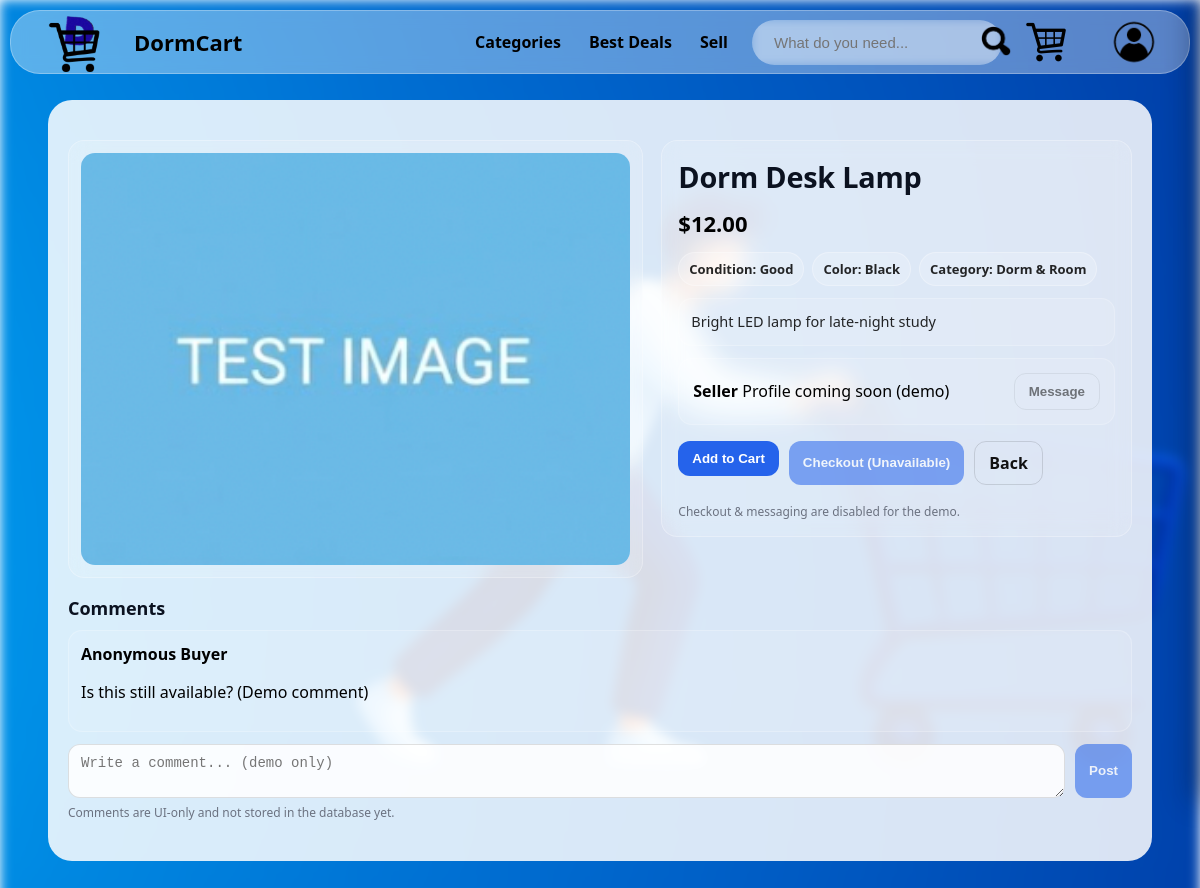
The page /product/1 (signed in) on the database its author committed.
### tables this page shows
CREATE TABLE product_images (
    id INTEGER PRIMARY KEY AUTOINCREMENT,
    product_id INTEGER NOT NULL,
    image_url TEXT NOT NULL,
    sort_order INTEGER DEFAULT 0,
    created_at TEXT DEFAULT CURRENT_TIMESTAMP,
    FOREIGN KEY (product_id) REFERENCES products(id)
);

CREATE TABLE products (
    id INTEGER PRIMARY KEY AUTOINCREMENT,
    title TEXT NOT NULL,
    description TEXT,
    price REAL NOT NULL,
    condition TEXT,
    color TEXT,
    image_url TEXT,
    seller_id INTEGER,
    is_sold INTEGER DEFAULT 0,
    created_at TEXT DEFAULT CURRENT_TIMESTAMP
    , category TEXT);

### app.py (the view)
@app.route("/product/<int:product_id>")
@login_required
def product_detail(product_id):
    conn = get_db()
    cur = conn.cursor()
    product = cur.execute(
        "SELECT * FROM products WHERE id = ?",
        (product_id,)
    ).fetchone()
    if not product:
        conn.close()
        abort(404)
    images = cur.execute(
        """
        SELECT image_url
        FROM product_images
        WHERE product_id = ?
        ORDER BY sort_order, id
        """,
        (product_id,)
    ).fetchall()
    conn.close()
    return render_template("product_detail.html", title="Product", product=product, images=images)

### app.py (called while the page is built)
def get_db():
    conn = sqlite3.connect(DB_PATH)
    conn.row_factory = sqlite3.Row
    return conn

def login_required(f):
    @wraps(f)
    def wrapper(*args, **kwargs):
        if session.get("user_id") is None:
            return redirect(url_for("login"))
        return f(*args, **kwargs)
    return wrapper

@app.context_processor
def inject_user():
    return {"current_user_id": session.get("user_id")}

### templates/product_detail.html (shortened to what this page needs)
{% extends "layout.html" %}
{% block body %}
<main class="page">
    <div class="product-wrap">
        <section class="glass gallery">
            <div class="main-img">
                {% if images and images|length > 0 %}
                    <img id="mainImage" src="{{ images[0]['image_url'] }}" alt="{{ product['title'] }}">
                {% else %}
                    <span>No image</span>
                {% endif %}
            </div>
        </section>
        <section class="glass details">
            <h1 class="title">{{ product["title"] }}</h1>
            <p class="price">${{ "%.2f"|format(product["price"]) }}</p>
            <div class="meta">
                {% if product["condition"] %}<span class="pill">Condition: {{ product["condition"] }}</span>{% endif %}
                {% if product["color"] %}<span class="pill">Color: {{ product["color"] }}</span>{% endif %}
                {% if product["category"] %}<span class="pill">Category: {{ product["category"] }}</span>{% endif %}
            </div>
            <p class="desc">
                {{ product["description"] if product["description"] else "No description provided." }}
            </p>
            <div class="seller-box">
                <div>
                    <b>Seller</b>
                    <span>Profile coming soon (demo)</span>
                </div>
                <button class="btn ghost disabled" disabled>Message</button>
            </div>
            <div class="actions">
                <form action="{{ url_for('cart_add', product_id=product['id']) }}" method="post">
                    <button class="btn" type="submit">Add to Cart</button>
                </form>
                <button class="btn disabled" disabled>Checkout (Unavailable)</button>
                <a class="btn ghost" href="{{ url_for('homepage') }}">Back</a>
            </div>
            <p class="hint">Checkout & messaging are disabled for the demo.</p>
        </section>
    </div>
    <section class="comments">
        <h2 class="section-title">Comments</h2>
        <div class="comment-list">
            <div class="comment">
                <b>Anonymous Buyer</b>
                <p>Is this still available? (Demo comment)</p>
            </div>
        </div>
        <form class="comment-form" onsubmit="return false;">
            <textarea placeholder="Write a comment... (demo only)"></textarea>
            <button class="btn disabled" disabled>Post</button>
        </form>
        <p class="hint">Comments are UI-only and not stored in the database yet.</p>
    </section>
</main>
{% endblock %}

### static/css/style.css (style rules this page uses)
* { text-decoration: none; }
*, *::before, *::after { box-sizing: border-box; }
:root { --ink-inv: black; --bar-bg: rgba(255, 255, 255, 0.35); --link-hover-bg: rgba(255, 255, 255, 0.12); --border: rgba(255, 255, 255, 0.12); --ink: #0b1220; --primary: #2563eb; --primary-600: #1d4ed8; --ring: rgba(37, 99, 235, 0.35); --chip: rgba(255,255,255,0.12); --navbar-h: 64px; }
body { display: flex; margin: 0; font-family: calibri, system-ui, -apple-system, BlinkMacSystemFont, "Segoe UI", sans-serif; min-height: 100vh; padding: 0; }
body::before { content: ""; position: fixed; inset: 0; background: url("../images/man.png") no-repeat center right, url("../images/blue_back.png") no-repeat center center; background-size: contain, cover; filter: blur(3px); z-index: -1; }
body::before { filter: blur(6px); }
main.page { padding: 40px 20px 40px; width: min(92vw, 1200px); margin: calc(var(--navbar-h) + 36px) auto 40px; background-color: rgba(255, 255, 255, 0.85); border-radius: clamp(12px, 2vw, 30px); }
.section-title { color: black; font-weight: 800; margin: 0 0 14px 6px; font-size: 24px; }

### templates/product_detail.html (style rules this page uses)
.product-wrap { display:grid; grid-template-columns: 1.1fr 0.9fr; gap: 18px; align-items:start; }
.glass { background: rgba(255,255,255,0.12); border: 1px solid rgba(255,255,255,0.28); border-radius: 16px; backdrop-filter: blur(10px); -webkit-backdrop-filter: blur(10px); overflow:hidden; }
.gallery { padding: 12px; }
.main-img { position:relative; aspect-ratio: 4/3; border-radius: 14px; overflow:hidden; background: linear-gradient(35deg, #eff3ff, #e6ecff); display:grid; place-items:center; color:#6371a6; font-weight:700; }
.main-img img { width:100%; height:100%; object-fit:cover; display:block; }
.details { padding: 16px; display:flex; flex-direction:column; gap: 12px; }
.title { margin:0; font-size: clamp(22px, 2.4vw, 30px); font-weight:800; color:#0b1220; letter-spacing:-0.2px; }
.price { font-size: 22px; font-weight: 900; color:#000; margin: 0; }
.meta { display:flex; flex-wrap:wrap; gap:8px; margin: 2px 0 0; }
.pill { display:inline-flex; align-items:center; gap:6px; padding: 7px 10px; border-radius:999px; background: rgba(255,255,255,0.18); border: 1px solid rgba(255,255,255,0.28); color: rgba(0,0,0,.85); font-size: 13px; font-weight: 700; }
.desc { margin:0; color: rgba(0,0,0,.85); line-height:1.5; font-size: 14.5px; background: rgba(255,255,255,0.10); border: 1px solid rgba(255,255,255,0.22); padding: 12px; border-radius: 14px; }
.actions { display:flex; gap:10px; margin-top: 4px; flex-wrap:wrap; }
.btn { border:0; background:var(--primary); color:#fff; padding:10px 14px; border-radius:12px; font-weight:800; cursor:pointer; transition: background .15s ease, transform .15s ease; text-decoration:none; display:inline-flex; align-items:center; justify-content:center; }
.btn.ghost { background: transparent; color:#111; border:1px solid rgba(0,0,0,.12); }
.btn.disabled, .btn:disabled { opacity: .55; cursor: not-allowed; transform: none !important; }
.seller-box { padding: 14px; border-radius: 14px; background: rgba(255,255,255,0.10); border: 1px solid rgba(255,255,255,0.22); display:flex; justify-content:space-between; align-items:center; gap: 10px; }
.comments { margin-top: 18px; }
.section-title { margin:0 0 10px; font-size: 18px; font-weight: 900; color:#0b1220; }
.comment-list { display:flex; flex-direction:column; gap: 10px; }
.comment { padding: 12px; border-radius: 14px; background: rgba(255,255,255,0.10); border: 1px solid rgba(255,255,255,0.22); }
.comment-form { margin-top: 12px; display:flex; gap:10px; flex-wrap:wrap; }
.comment-form textarea { flex: 1 1 320px; min-height: 42px; max-height: 120px; resize: vertical; padding: 10px 12px; border-radius: 12px; border: 1px solid rgba(0,0,0,.12); background: rgba(255,255,255,0.85); outline:none; font-size: 14px; }
.hint { font-size: 12px; color:#6b7280; margin: 6px 0 0; }

### rows shown on the page
product_images: image_url (picture)
products: title "Dorm Desk Lamp", price "12.00", condition "Good", color "Black", category "Dorm & Room", description "Bright LED lamp for late-night study"
